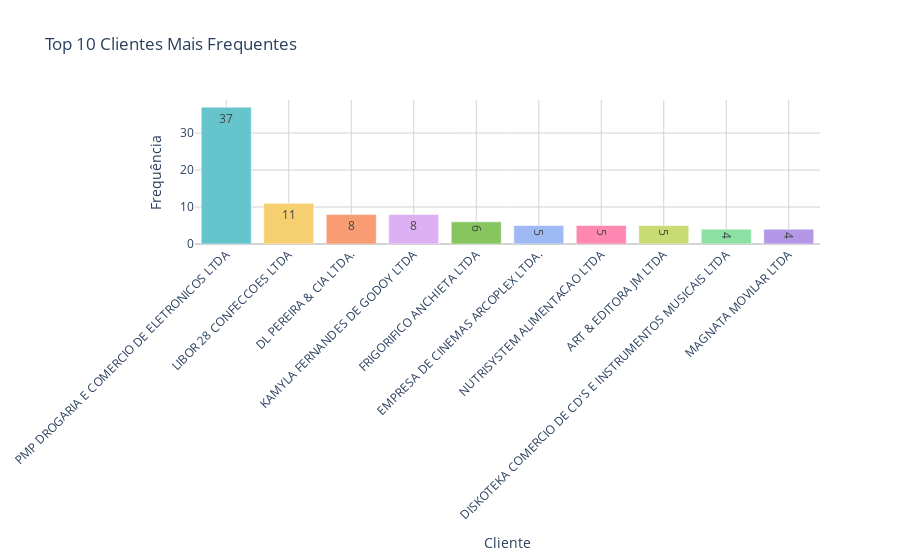

Notebook code for this chart:
### Code cell
nomes_mais_frequentes = df_clientes['nome'].value_counts().sort_values(ascending=False).head(10)

#plotando gráfico de barras dos top 10 clientes mais frequentes
fig5 = go.Figure(data=[
    go.Bar(
        x=nomes_mais_frequentes.index,
        y=nomes_mais_frequentes.values,
        text=nomes_mais_frequentes.values,
        textposition='auto',
        marker=dict(color=px.colors.qualitative.Pastel)
    )
])
fig5.update_layout(
    title='Top 10 Clientes Mais Frequentes',
    xaxis_title='Cliente',
    yaxis_title='Frequência',
    template='plotly_white',
    xaxis=dict(
        tickangle=-45,
        tickmode='array',
        tickvals=list(range(len(nomes_mais_frequentes.index))),
        ticktext=nomes_mais_frequentes.index,
        showgrid=True,
        gridcolor='LightGray',
    ),
    yaxis=dict(
        showgrid=True,
        gridcolor='LightGray',
        zeroline=True,
        zerolinecolor='LightGray',
        zerolinewidth=2
    ),
)
fig5.show()

### Figure 1 — Plotly figure (JSON) as saved in the notebook; plotly's stock layout.template omitted (floating-point values rounded to 4 significant figures)
{"data": [{"marker": {"color": ["rgb(102, 197, 204)", "rgb(246, 207, 113)", "rgb(248, 156, 116)", "rgb(220, 176, 242)", "rgb(135, 197, 95)", "rgb(158, 185, 243)", "rgb(254, 136, 177)", "rgb(201, 219, 116)", "rgb(139, 224, 164)", "rgb(180, 151, 231)", "rgb(179, 179, 179)"]}, "text": [37, 11, 8, 8, 6, 5, 5, 5, 4, 4], "textposition": "auto", "type": "bar", "x": ["PMP DROGARIA E COMERCIO DE ELETRONICOS LTDA", "LIBOR 28 CONFECCOES LTDA", "DL PEREIRA & CIA LTDA.", "KAMYLA FERNANDES DE GODOY LTDA", "FRIGORIFICO ANCHIETA LTDA", "EMPRESA DE CINEMAS ARCOPLEX LTDA.", "NUTRISYSTEM ALIMENTACAO LTDA", "ART & EDITORA JM LTDA", "DISKOTEKA COMERCIO DE CD'S E INSTRUMENTOS MUSICAIS LTDA", "MAGNATA MOVILAR LTDA"], "y": [37, 11, 8, 8, 6, 5, 5, 5, 4, 4]}], "layout": {"title": {"text": "Top 10 Clientes Mais Frequentes"}, "xaxis": {"gridcolor": "LightGray", "showgrid": true, "tickangle": -45, "tickmode": "array", "ticktext": ["PMP DROGARIA E COMERCIO DE ELETRONICOS LTDA", "LIBOR 28 CONFECCOES LTDA", "DL PEREIRA & CIA LTDA.", "KAMYLA FERNANDES DE GODOY LTDA", "FRIGORIFICO ANCHIETA LTDA", "EMPRESA DE CINEMAS ARCOPLEX LTDA.", "NUTRISYSTEM ALIMENTACAO LTDA", "ART & EDITORA JM LTDA", "DISKOTEKA COMERCIO DE CD'S E INSTRUMENTOS MUSICAIS LTDA", "MAGNATA MOVILAR LTDA"], "tickvals": [0, 1, 2, 3, 4, 5, 6, 7, 8, 9], "title": {"text": "Cliente"}}, "yaxis": {"gridcolor": "LightGray", "showgrid": true, "title": {"text": "Frequência"}, "zeroline": true, "zerolinecolor": "LightGray", "zerolinewidth": 2}}}
